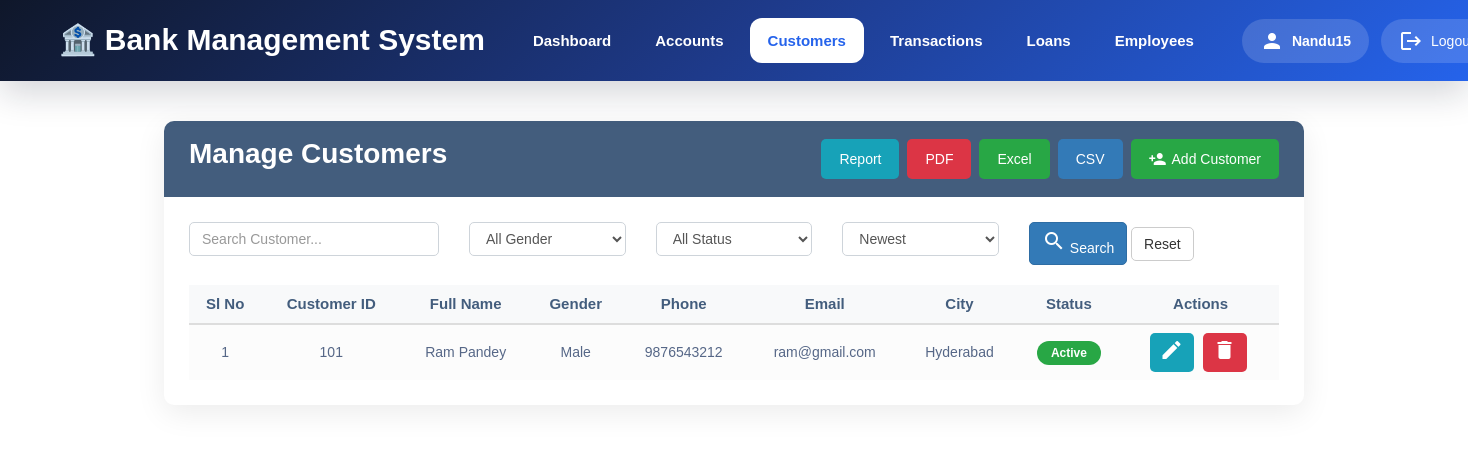
The page /customers/ (signed in) on the database its author committed.
### customers/models.py (models this page shows, shortened)
class Customer(models.Model):
    GENDER = [
        ('Male', 'Male'),
        ('Female', 'Female'),
        ('Other', 'Other'),
    ]
    STATUS = [
        ('Active', 'Active'),
        ('Inactive', 'Inactive'),
    ]
    customer_id = models.CharField(
        max_length=20,
        unique=True
    )
    first_name = models.CharField(
        max_length=50
    )
    last_name = models.CharField(
        max_length=50
    )
    gender = models.CharField(
        max_length=10,
        choices=GENDER
    )
    dob = models.DateField()
    phone = models.CharField(
        max_length=15
    )
    email = models.EmailField(
        unique=True
    )
    address = models.TextField()
    city = models.CharField(
        max_length=50
    )
    state = models.CharField(
        max_length=50
    )
    pincode = models.CharField(
        max_length=10
    )
    status = models.CharField(
        max_length=10,
        choices=STATUS,
        default='Active'
    )
    created_at = models.DateTimeField(
        auto_now_add=True
    )
    updated_at = models.DateTimeField(
        auto_now=True
    )

### customers/views.py (the view)
@login_required
def customer_list(request):
    search = request.GET.get("search", "").strip()
    customers = get_filtered_customers(request)
    paginator = Paginator(customers, 10)
    page_number = request.GET.get("page")
    customers = paginator.get_page(page_number)
    return render(
        request,
        "customers/customers.html",
        {
            "customers": customers,
            "search": search,
            "gender": request.GET.get("gender", ""),
            "status": request.GET.get("status", ""),
            "sort": request.GET.get("sort", "-customer_id"),
        },
    )

### customers/views.py (called while the page is built, shortened)
def get_filtered_customers(request):
    search = request.GET.get("search", "").strip()
    gender = request.GET.get("gender", "")
    status = request.GET.get("status", "")
    sort = request.GET.get("sort", "-customer_id")
    customers = Customer.objects.all()
    if gender:
        customers = customers.filter(gender=gender)
    if status:
        customers = customers.filter(status=status)
    customers = customers.order_by(sort)
    return customers

### templates/customers/customers.html (shortened to what this page needs)
{% load static %}
<!DOCTYPE html>
<html lang="en">
<head>
    <link rel="stylesheet"
          href="https://maxcdn.bootstrapcdn.com/bootstrap/3.4.1/css/bootstrap.min.css">
    <link rel="stylesheet"
          href="{% static 'css/header.css' %}">
    <link rel="stylesheet"
          href="{% static 'css/customers.css' %}">
</head>
<body>
{% include 'header.html' %}
<div class="container">
    <div class="table-wrapper">
        <div class="table-title">
            <div class="row">
                <div class="col-sm-6">
                    <h2>
                        Manage <b>Customers</b>
                    </h2>
                </div>
                <div class="col-sm-6">
    <div class="pull-right action-buttons">
        <a href="{% url 'customer_report' %}"
           class="btn btn-info">
            Report
        </a>
        <a href="{% url 'export_customers_pdf' %}?{{ request.GET.urlencode }}"
           class="btn btn-danger">
            PDF
        </a>
        <a href="{% url 'export_customers_excel' %}?{{ request.GET.urlencode }}"
           class="btn btn-success">
            Excel
        </a>
        <a href="{% url 'export_customers_csv' %}?{{ request.GET.urlencode }}"
           class="btn btn-primary">
            CSV
        </a>
        <a href="{% url 'add_customer' %}"
           class="btn btn-success">
            <i class="material-icons">person_add</i>
            <span>Add Customer</span>
        </a>
    </div>
</div>
            </div>
        </div>
        <form method="GET">
            <div class="row"
                 style="margin-bottom:20px;">
                <div class="col-sm-3">
                    <input type="text"
                           name="search"
                           class="form-control"
                           placeholder="Search Customer..."
                           value="{{ search }}">
                </div>
                <div class="col-sm-2">
                    <select name="gender"
                            class="form-control">
                        <option value="">
                            All Gender
                        </option>
                    </select>
                </div>
                <div class="col-sm-2">
                    <select name="status"
                            class="form-control">
                        <option value="">
                            All Status
                        </option>
                    </select>
                </div>
                <div class="col-sm-2">
                    <select name="sort"
                            class="form-control">
                        <option value="-customer_id"
                                {% if sort == "-customer_id" %}selected{% endif %}>
                            Newest
                        </option>
                    </select>
                </div>
                <div class="col-sm-3">
                    <button type="submit"
                            class="btn btn-primary">
                        <i class="material-icons">
                        </i>
                        Search
                    </button>
                    <a href="{% url 'customers' %}"
                       class="btn btn-default">
                        Reset
                    </a>
                </div>
            </div>
        </form>
        <table class="table table-striped table-hover">
            <thead>
                <tr>
                    <th>Sl No</th>
                    <th>Customer ID</th>
                    <th>Full Name</th>
                    <th>Gender</th>
                    <th>Phone</th>
                    <th>Email</th>
                    <th>City</th>
                    <th>Status</th>
                    <th>Actions</th>
                </tr>
            </thead>
            <tbody>
                {% for customer in customers %}
                <tr>
                    <td>
                        {{ customers.start_index|add:forloop.counter0 }}
                    </td>
                    <td>
                        {{ customer.customer_id }}
                    </td>
                    <td>
                        {{ customer.first_name }}
                        {{ customer.last_name }}
                    </td>
                    <td>
                        {{ customer.gender }}
                    </td>
                    <td>
                        {{ customer.phone }}
                    </td>
                    <td>
                        {{ customer.email }}
                    </td>
                    <td>
                        {{ customer.city }}
                    </td>
                    <td>
                        {% if customer.status == "Active" %}
                            <span class="label label-success">
                                Active
                            </span>
                        {% else %}
                            <span class="label label-danger">
                                Inactive
                            </span>
                        {% endif %}
                    </td>
                    <td>
                        <a href="{% url 'edit_customer' customer.id %}"
                           class="btn btn-info btn-sm"
                           title="Edit">
                            <i class="material-icons">
                            </i>
                        </a>
                        <a href="{% url 'delete_customer' customer.id %}"
                           class="btn btn-danger btn-sm"
                           title="Delete"
                           onclick="return confirm('Are you sure you want to delete this customer?')">
                            <i class="material-icons">
                            </i>
                        </a>
                    </td>
                </tr>
                {% endfor %}
            </tbody>
        </table>
    </div>
</div>
</body>
</html>

### templates/header.html (shortened to what this page needs)
{% load static %}
<nav class="modern-navbar">
    <div class="navbar-wrapper">
        <a href="{% url 'home' %}" class="navbar-logo">
            🏦 Bank Management System
        </a>
        <ul class="navbar-menu" id="navbarMenu">
            <li class="{% if request.resolver_match.url_name == 'home' %}active{% endif %}">
                <a href="{% url 'home' %}">Dashboard</a>
            </li>
            <li class="{% if request.resolver_match.url_name == 'accounts' %}active{% endif %}">
                <a href="{% url 'accounts' %}">Accounts</a>
            </li>
            <li class="{% if request.resolver_match.url_name == 'customers' %}active{% endif %}">
                <a href="{% url 'customers' %}">Customers</a>
            </li>
            <li class="{% if request.resolver_match.url_name == 'transactions' %}active{% endif %}">
                <a href="{% url 'transactions' %}">Transactions</a>
            </li>
            <li class="{% if request.resolver_match.url_name == 'loans' %}active{% endif %}">
                <a href="{% url 'loans' %}">Loans</a>
            </li>
            <li class="{% if request.resolver_match.url_name == 'employees' %}active{% endif %}">
                <a href="{% url 'employees' %}">Employees</a>
            </li>
        </ul>
        <div class="navbar-user">
            {% if user.is_authenticated %}
                <span class="user-name">
                    <i class="material-icons">person</i>
                    {{ user.username }}
                </span>
                <a href="{% url 'logout' %}" class="logout-btn">
                    <i class="material-icons">logout</i>
                    Logout
                </a>
            {% else %}
                <a href="{% url 'login' %}" class="logout-btn">
                    Login
                </a>
            {% endif %}
        </div>
    </div>
</nav>

### static/css/header.css (style rules this page uses)
:root { --navy:#0F172A; --blue:#1E3A8A; --accent:#2563EB; --surface:#F8FAFC; --border:#E2E8F0; }
.modern-navbar { position:sticky; top:0; z-index:1000; background:linear-gradient( 135deg, #0F172A, #1E3A8A, #2563EB); box-shadow:0 12px 35px rgba(15,23,42,.18); padding:18px 0; }
.navbar-wrapper { max-width:1400px; margin:auto; padding:0 25px; display:flex; align-items:center; justify-content:space-between; gap:30px; }
.navbar-logo { font-size:30px; font-weight:700; color:white; text-decoration:none; white-space:nowrap; }
.navbar-menu { display:flex; gap:8px; list-style:none; padding:0; margin:0; }
.navbar-menu li { margin:0; }
.navbar-menu a { display:block; padding:12px 18px; border-radius:12px; font-size:15px; font-weight:600; color:white; text-decoration:none; transition:.3s; }
.navbar-menu .active a { background:white; color:#2563EB; font-weight:700; }
.navbar-user { display:flex; align-items:center; gap:12px; }
.user-name { display:flex; align-items:center; gap:8px; background:rgba(255,255,255,.15); padding:10px 18px; border-radius:50px; color:white; font-weight:600; }
.logout-btn { display:flex; align-items:center; gap:8px; padding:10px 18px; border-radius:50px; background:rgba(255,255,255,.15); color:white; text-decoration:none; transition:.3s; }

### static/css/customers.css (style rules this page uses)
body { color:#566787; background:#fff; font-family:'Varela Round',sans-serif; font-size:14px; }
.table-wrapper { background:#fff; padding:25px; margin:40px auto; border-radius:10px; box-shadow:0 8px 30px rgba(0,0,0,.08); }
.table-title { background:#435d7d; color:#fff; padding:18px 25px; margin:-25px -25px 25px; border-radius:10px 10px 0 0; }
.table-title h2 { margin:0; font-size:28px; font-weight:600; }
.table-title .btn { padding:10px 18px; color:#fff; border:none; }
.action-buttons { display:flex; justify-content:flex-end; align-items:center; gap:8px; flex-wrap:wrap; }
.action-buttons .btn { display:flex; align-items:center; gap:5px; }
.action-buttons .material-icons { font-size:18px; }
input[name="search"] { width:100%; }
.table-wrapper form { margin-bottom: 20px; }
.table { margin-top:10px; margin-bottom:0; }
.table th { background:#f8f9fa; color:#435d7d; font-size:15px; font-weight:600; text-align:center; }
.table td { text-align:center; vertical-align:middle !important; padding:15px; }
.table-striped tbody tr:nth-child(odd) { background:#fcfcfc; }
.btn { border-radius:5px; transition:.3s; }
.btn-sm { margin-right:5px; }
.btn-info { background:#17a2b8; border:none; }
.btn-danger { background:#dc3545; border:none; }
.btn-success { background:#28a745; border:none; }
.label-success { background:#28a745; padding:5px 14px; font-weight:600; border-radius:20px; font-size:12px; }
.form-control { border-radius:5px; box-shadow:none; border:1px solid #ced4da; }

### rows shown on the page
Customer: start_index|add "1", customer_id "101", first_name "Ram", last_name "Pandey", gender "Male", phone "9876543212", email "ram@gmail.com", city "Hyderabad", status "Active"

### other values the page prints
{{ user.username }} "Nandu15"
